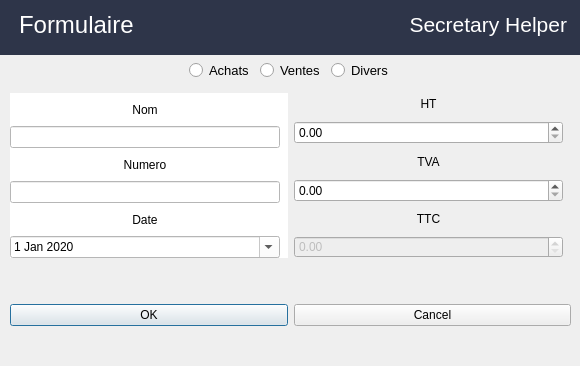
<?xml version="1.0" encoding="UTF-8"?>
<ui version="4.0">
 <class>FormulareDialog</class>
 <widget class="QDialog" name="FormulareDialog">
  <property name="geometry">
   <rect>
    <x>0</x>
    <y>0</y>
    <width>580</width>
    <height>366</height>
   </rect>
  </property>
  <property name="minimumSize">
   <size>
    <width>580</width>
    <height>366</height>
   </size>
  </property>
  <property name="maximumSize">
   <size>
    <width>580</width>
    <height>366</height>
   </size>
  </property>
  <property name="windowTitle">
   <string>Dialog</string>
  </property>
  <property name="styleSheet">
   <string notr="true"/>
  </property>
  <widget class="QWidget" name="">
   <property name="geometry">
    <rect>
     <x>-1</x>
     <y>-6</y>
     <width>581</width>
     <height>61</height>
    </rect>
   </property>
   <layout class="QHBoxLayout" name="horizontalLayout" stretch="0,0,1,0">
    <property name="spacing">
     <number>0</number>
    </property>
    <item>
     <widget class="QLabel" name="label_11">
      <property name="minimumSize">
       <size>
        <width>0</width>
        <height>0</height>
       </size>
      </property>
      <property name="maximumSize">
       <size>
        <width>16777215</width>
        <height>16777215</height>
       </size>
      </property>
      <property name="font">
       <font>
        <pointsize>5</pointsize>
       </font>
      </property>
      <property name="styleSheet">
       <string notr="true">color: white;
background: #2e3549;
padding-left: 8px;
padding-right: 8px;
</string>
      </property>
      <property name="text">
       <string/>
      </property>
      <property name="pixmap">
       <pixmap>../build-Secretary_Helper-Desktop_Qt_5_15_2_MinGW_64_bit-Debug/debug/Image/clipboard.png</pixmap>
      </property>
      <property name="scaledContents">
       <bool>false</bool>
      </property>
     </widget>
    </item>
    <item>
     <widget class="QLabel" name="label_10">
      <property name="maximumSize">
       <size>
        <width>16777215</width>
        <height>16777215</height>
       </size>
      </property>
      <property name="font">
       <font>
        <pointsize>18</pointsize>
       </font>
      </property>
      <property name="styleSheet">
       <string notr="true">color: white;
background: #2e3549;</string>
      </property>
      <property name="text">
       <string>Formulaire</string>
      </property>
     </widget>
    </item>
    <item>
     <widget class="QLabel" name="label_9">
      <property name="minimumSize">
       <size>
        <width>0</width>
        <height>0</height>
       </size>
      </property>
      <property name="maximumSize">
       <size>
        <width>16777215</width>
        <height>16777215</height>
       </size>
      </property>
      <property name="styleSheet">
       <string notr="true">background: #2e3549;
height: 30px;</string>
      </property>
      <property name="text">
       <string/>
      </property>
     </widget>
    </item>
    <item>
     <widget class="QLabel" name="label_8">
      <property name="maximumSize">
       <size>
        <width>16777215</width>
        <height>16777215</height>
       </size>
      </property>
      <property name="font">
       <font>
        <pointsize>16</pointsize>
       </font>
      </property>
      <property name="styleSheet">
       <string notr="true">color: white;
background: #2e3549;
padding-right: 8px;</string>
      </property>
      <property name="text">
       <string>Secretary Helper</string>
      </property>
      <property name="alignment">
       <set>Qt::AlignRight|Qt::AlignTrailing|Qt::AlignVCenter</set>
      </property>
     </widget>
    </item>
   </layout>
  </widget>
  <widget class="QWidget" name="">
   <property name="geometry">
    <rect>
     <x>10</x>
     <y>60</y>
     <width>561</width>
     <height>22</height>
    </rect>
   </property>
   <layout class="QHBoxLayout" name="horizontalLayout_2">
    <item>
     <spacer name="horizontalSpacer">
      <property name="orientation">
       <enum>Qt::Horizontal</enum>
      </property>
      <property name="sizeHint" stdset="0">
       <size>
        <width>40</width>
        <height>20</height>
       </size>
      </property>
     </spacer>
    </item>
    <item>
     <widget class="QRadioButton" name="radioButton">
      <property name="font">
       <font>
        <pointsize>10</pointsize>
       </font>
      </property>
      <property name="autoFillBackground">
       <bool>true</bool>
      </property>
      <property name="text">
       <string>Achats</string>
      </property>
      <property name="shortcut">
       <string>Ctrl+A</string>
      </property>
     </widget>
    </item>
    <item>
     <widget class="QRadioButton" name="radioButton_2">
      <property name="font">
       <font>
        <pointsize>10</pointsize>
       </font>
      </property>
      <property name="text">
       <string>Ventes</string>
      </property>
      <property name="shortcut">
       <string>Ctrl+V</string>
      </property>
     </widget>
    </item>
    <item>
     <widget class="QRadioButton" name="radioButton_3">
      <property name="font">
       <font>
        <pointsize>10</pointsize>
       </font>
      </property>
      <property name="text">
       <string>Divers</string>
      </property>
      <property name="shortcut">
       <string>Ctrl+D</string>
      </property>
     </widget>
    </item>
    <item>
     <spacer name="horizontalSpacer_2">
      <property name="orientation">
       <enum>Qt::Horizontal</enum>
      </property>
      <property name="sizeHint" stdset="0">
       <size>
        <width>40</width>
        <height>20</height>
       </size>
      </property>
     </spacer>
    </item>
   </layout>
  </widget>
  <widget class="QWidget" name="">
   <property name="geometry">
    <rect>
     <x>10</x>
     <y>85</y>
     <width>561</width>
     <height>181</height>
    </rect>
   </property>
   <layout class="QHBoxLayout" name="horizontalLayout_3" stretch="1,1">
    <property name="leftMargin">
     <number>0</number>
    </property>
    <property name="topMargin">
     <number>8</number>
    </property>
    <property name="rightMargin">
     <number>0</number>
    </property>
    <property name="bottomMargin">
     <number>8</number>
    </property>
    <item>
     <widget class="QWidget" name="widget" native="true">
      <property name="minimumSize">
       <size>
        <width>10</width>
        <height>0</height>
       </size>
      </property>
      <property name="styleSheet">
       <string notr="true">QWidget 
{
	background: white;
}</string>
      </property>
      <layout class="QVBoxLayout" name="verticalLayout_3">
       <property name="spacing">
        <number>0</number>
       </property>
       <property name="leftMargin">
        <number>0</number>
       </property>
       <property name="topMargin">
        <number>0</number>
       </property>
       <property name="rightMargin">
        <number>0</number>
       </property>
       <property name="bottomMargin">
        <number>0</number>
       </property>
       <item>
        <layout class="QVBoxLayout" name="verticalLayout_2">
         <property name="rightMargin">
          <number>8</number>
         </property>
         <item>
          <widget class="QLabel" name="label">
           <property name="text">
            <string>Nom</string>
           </property>
           <property name="alignment">
            <set>Qt::AlignCenter</set>
           </property>
          </widget>
         </item>
         <item>
          <widget class="QLineEdit" name="Numero"/>
         </item>
         <item>
          <widget class="QLabel" name="label_7">
           <property name="text">
            <string>Numero</string>
           </property>
           <property name="alignment">
            <set>Qt::AlignCenter</set>
           </property>
          </widget>
         </item>
         <item>
          <widget class="QLineEdit" name="Name"/>
         </item>
         <item>
          <widget class="QLabel" name="label_2">
           <property name="text">
            <string>Date</string>
           </property>
           <property name="alignment">
            <set>Qt::AlignCenter</set>
           </property>
          </widget>
         </item>
         <item>
          <widget class="QDateEdit" name="dateEdit">
           <property name="dateTime">
            <datetime>
             <hour>0</hour>
             <minute>0</minute>
             <second>0</second>
             <year>2020</year>
             <month>1</month>
             <day>1</day>
            </datetime>
           </property>
           <property name="currentSection">
            <enum>QDateTimeEdit::MonthSection</enum>
           </property>
           <property name="calendarPopup">
            <bool>true</bool>
           </property>
           <property name="currentSectionIndex">
            <number>1</number>
           </property>
           <property name="timeSpec">
            <enum>Qt::TimeZone</enum>
           </property>
          </widget>
         </item>
        </layout>
       </item>
      </layout>
     </widget>
    </item>
    <item>
     <widget class="QWidget" name="widget_2" native="true">
      <property name="minimumSize">
       <size>
        <width>10</width>
        <height>0</height>
       </size>
      </property>
      <layout class="QHBoxLayout" name="horizontalLayout_4">
       <property name="leftMargin">
        <number>0</number>
       </property>
       <property name="topMargin">
        <number>0</number>
       </property>
       <property name="rightMargin">
        <number>0</number>
       </property>
       <property name="bottomMargin">
        <number>0</number>
       </property>
       <item>
        <layout class="QVBoxLayout" name="verticalLayout">
         <property name="rightMargin">
          <number>8</number>
         </property>
         <item>
          <widget class="QLabel" name="label_4">
           <property name="text">
            <string>HT</string>
           </property>
           <property name="alignment">
            <set>Qt::AlignCenter</set>
           </property>
          </widget>
         </item>
         <item>
          <widget class="QDoubleSpinBox" name="HT">
           <property name="maximum">
            <double>2147483647.990000009536743</double>
           </property>
          </widget>
         </item>
         <item>
          <widget class="QLabel" name="label_5">
           <property name="text">
            <string>TVA</string>
           </property>
           <property name="alignment">
            <set>Qt::AlignCenter</set>
           </property>
          </widget>
         </item>
         <item>
          <widget class="QDoubleSpinBox" name="TVA">
           <property name="maximum">
            <double>2147483647.000000000000000</double>
           </property>
          </widget>
         </item>
         <item>
          <widget class="QLabel" name="label_6">
           <property name="text">
            <string>TTC</string>
           </property>
           <property name="alignment">
            <set>Qt::AlignCenter</set>
           </property>
          </widget>
         </item>
         <item>
          <widget class="QDoubleSpinBox" name="TTC">
           <property name="enabled">
            <bool>false</bool>
           </property>
           <property name="styleSheet">
            <string notr="true">background-color: #EEEEEE;</string>
           </property>
           <property name="maximum">
            <double>2147483647.000000000000000</double>
           </property>
          </widget>
         </item>
        </layout>
       </item>
      </layout>
     </widget>
    </item>
   </layout>
  </widget>
  <widget class="QWidget" name="">
   <property name="geometry">
    <rect>
     <x>10</x>
     <y>270</y>
     <width>561</width>
     <height>91</height>
    </rect>
   </property>
   <layout class="QGridLayout" name="gridLayout">
    <item row="0" column="0" rowspan="2">
     <widget class="QPushButton" name="pushButton">
      <property name="text">
       <string>OK</string>
      </property>
     </widget>
    </item>
    <item row="0" column="1" rowspan="2">
     <widget class="QPushButton" name="pushButton_2">
      <property name="text">
       <string>Cancel</string>
      </property>
     </widget>
    </item>
   </layout>
  </widget>
 </widget>
 <tabstops>
  <tabstop>pushButton</tabstop>
 </tabstops>
 <resources/>
 <connections/>
</ui>
